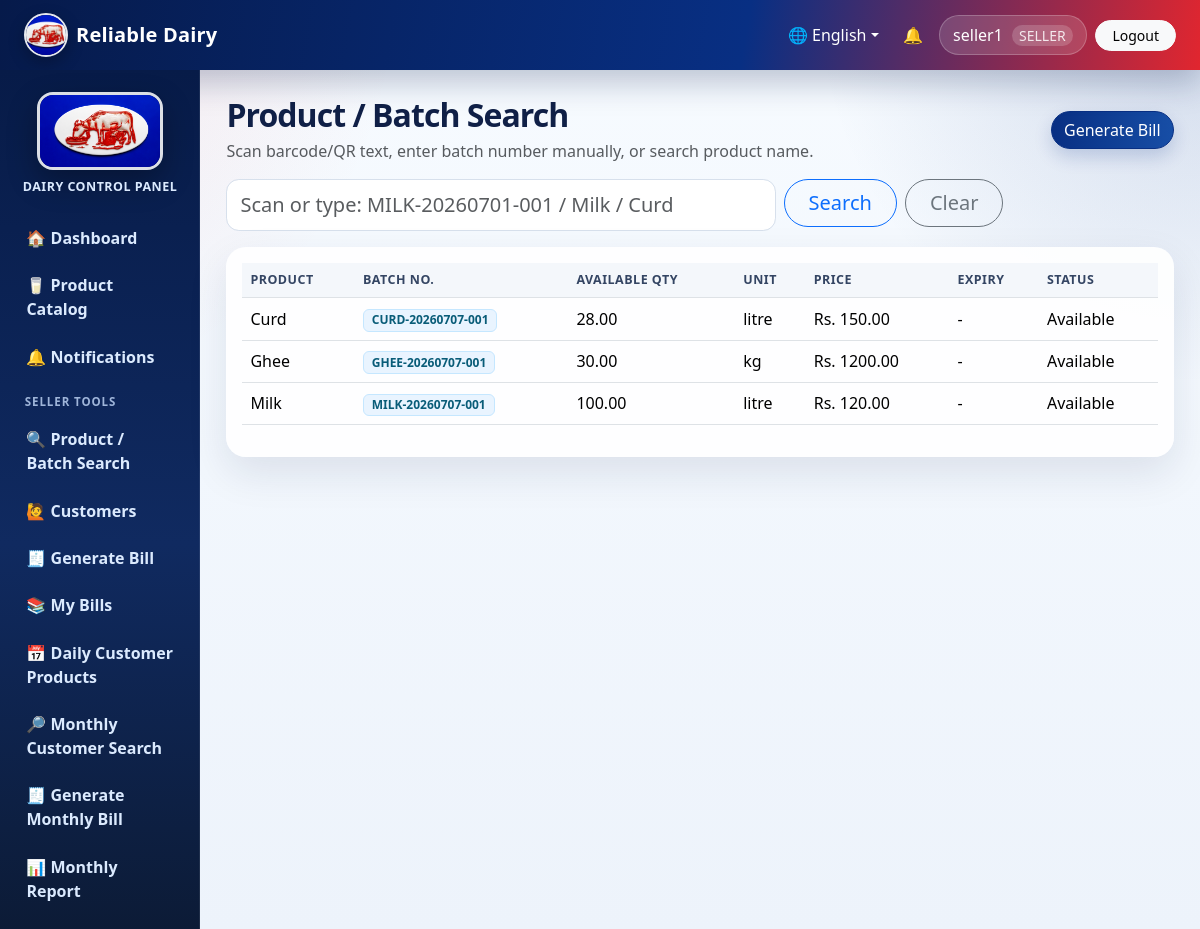
The app's page /batch-search/ (signed in) with its own data.
### core/models.py (models this page shows, shortened)
class DairyProfile(models.Model):
    name = models.CharField(max_length=150, default='Reliable Dairy')
    address = models.CharField(max_length=255, blank=True)
    pan_number = models.CharField(max_length=50, blank=True)
    contact_number = models.CharField(max_length=30, blank=True)
    email = models.EmailField(blank=True)
    logo_url = models.URLField(blank=True, help_text='Optional URL/path to logo')
    bill_header = models.CharField(max_length=255, blank=True)
    bill_footer = models.CharField(max_length=255, blank=True)
    terms_conditions = models.TextField(blank=True)
    updated_at = models.DateTimeField(auto_now=True)
    @classmethod
    def get_solo(cls):
        obj, _ = cls.objects.get_or_create(pk=1)
        return obj

class UserProfile(models.Model):
    user = models.OneToOneField(User, on_delete=models.CASCADE, related_name='profile')
    role = models.CharField(max_length=20, choices=Role.choices, default=Role.CUSTOMER)
    phone = models.CharField(max_length=30, blank=True)
    address = models.CharField(max_length=255, blank=True)

class ProductBatch(models.Model):
    class Status(models.TextChoices):
        AVAILABLE = 'AVAILABLE', 'Available'
        SOLD = 'SOLD', 'Sold'
        EXPIRED = 'EXPIRED', 'Expired'
    batch_number = models.CharField(max_length=80, unique=True, editable=False)
    product = models.ForeignKey(Product, on_delete=models.PROTECT, related_name='batches')
    received_date = models.DateField(default=timezone.localdate)
    quantity_received = models.DecimalField(max_digits=12, decimal_places=2)
    available_quantity = models.DecimalField(max_digits=12, decimal_places=2)
    expiry_date = models.DateField(blank=True, null=True)
    status = models.CharField(max_length=20, choices=Status.choices, default=Status.AVAILABLE)
    created_by = models.ForeignKey(User, on_delete=models.SET_NULL, blank=True, null=True)
    created_at = models.DateTimeField(auto_now_add=True)
    class Meta:
        ordering = ['-received_date', 'product__name']

class Product(models.Model):
    name = models.CharField(max_length=120)
    code = models.CharField(max_length=30, unique=True)
    unit = models.ForeignKey(Unit, on_delete=models.PROTECT)
    selling_price = models.DecimalField(max_digits=12, decimal_places=2)
    cost_price = models.DecimalField(max_digits=12, decimal_places=2, default=Decimal('0.00'))
    category = models.CharField(max_length=80, blank=True)
    low_stock_threshold = models.DecimalField(max_digits=12, decimal_places=2, default=Decimal('5.00'))
    active = models.BooleanField(default=True)
    class Meta:
        ordering = ['name']

class Unit(models.Model):
    name = models.CharField(max_length=50, unique=True)
    short_form = models.CharField(max_length=20)
    used_for = models.CharField(max_length=150, blank=True)
    class Meta:
        ordering = ['name']

### core/views.py (the view)
# urls.py: path('batch-search/', views.batch_search, name='batch_search'),
@seller_required
def batch_search(request):
    query = request.GET.get('q', '')
    batches = ProductBatch.objects.filter(status=ProductBatch.Status.AVAILABLE, available_quantity__gt=0).select_related('product', 'product__unit')
    if query:
        batches = batches.filter(batch_number__icontains=query) | ProductBatch.objects.filter(product__name__icontains=query, status=ProductBatch.Status.AVAILABLE, available_quantity__gt=0).select_related('product', 'product__unit')
    return render(request, 'core/batch_search.html', {'batches': batches, 'query': query})

### core/templates/core/batch_search.html
{% extends 'core/base.html' %}
{% block content %}
<div class="d-flex flex-wrap justify-content-between align-items-center gap-2 mb-3">
    <div><h2 class="mb-1">Product / Batch Search</h2><p class="text-muted mb-0">Scan barcode/QR text, enter batch number manually, or search product name.</p></div>
    <a class="btn btn-primary rounded-pill" href="{% url 'sale_create' %}">Generate Bill</a>
</div>
<form class="row g-2 mb-3" method="get">
    <div class="col-md-7"><input class="form-control form-control-lg" name="q" value="{{ query }}" placeholder="Scan or type: MILK-20260701-001 / Milk / Curd"></div>
    <div class="col-md-auto"><button class="btn btn-outline-primary btn-lg rounded-pill px-4">Search</button></div>
    <div class="col-md-auto"><a class="btn btn-outline-secondary btn-lg rounded-pill px-4" href="{% url 'batch_search' %}">Clear</a></div>
</form>
<div class="card card-stat"><div class="card-body table-responsive"><table class="table table-hover align-middle">
<thead><tr><th>Product</th><th>Batch No.</th><th>Available Qty</th><th>Unit</th><th>Price</th><th>Expiry</th><th>Status</th></tr></thead>
<tbody>{% for b in batches %}<tr><td>{{ b.product.name }}</td><td><span class="badge badge-soft">{{ b.batch_number }}</span></td><td>{{ b.available_quantity }}</td><td>{{ b.product.unit.short_form }}</td><td>Rs. {{ b.product.selling_price }}</td><td>{{ b.expiry_date|default:'-' }}</td><td>{{ b.get_status_display }}</td></tr>{% empty %}<tr><td colspan="7">No available batch found.</td></tr>{% endfor %}</tbody>
</table></div></div>
{% endblock %}

### core/templates/core/base.html (shortened to what this page needs)
{% load static %}
<!doctype html>
<html lang="{{ current_language|default:'en' }}">
<head>
    <link href="https://cdn.jsdelivr.net/npm/bootstrap@5.3.3/dist/css/bootstrap.min.css" rel="stylesheet">
    <link href="{% static 'css/app.css' %}" rel="stylesheet">
</head>
<body>
<nav class="navbar navbar-expand-lg app-navbar no-print">
    <div class="container-fluid px-3 px-lg-4">
        <a class="navbar-brand d-flex align-items-center gap-2" href="{% url 'dashboard' %}">
            <img src="{{ site_logo_url }}" alt="Logo" class="brand-logo">
            <span>{{ dairy_profile.name|default:'Dairy Management System' }}</span>
        </a>
        <div class="collapse navbar-collapse" id="topNav">
            <ul class="navbar-nav ms-auto align-items-lg-center gap-lg-2">
                <li class="nav-item dropdown">
                    <a class="nav-link dropdown-toggle text-white" href="#" role="button" data-bs-toggle="dropdown">🌐 {% if current_language == 'ne' %}नेपाली{% else %}English{% endif %}</a>
                </li>
                {% if user.is_authenticated %}
                    <li class="nav-item"><a class="nav-link text-white position-relative" href="{% url 'notifications' %}">🔔 </a></li>
                    <li class="nav-item"><span class="nav-link user-pill">{{ user.username }} {% if current_role %}<small>{{ current_role }}</small>{% endif %}</span></li>
                    <li class="nav-item"><a class="btn btn-light btn-sm rounded-pill px-3" href="{% url 'logout' %}">{{ L.logout }}</a></li>
                {% endif %}
            </ul>
        </div>
    </div>
</nav>
<div class="container-fluid page-shell">
    <div class="row g-0">
        {% if user.is_authenticated %}
        <aside class="col-md-3 col-lg-2 sidebar no-print">
            <div class="sidebar-logo text-center">
                <img src="{{ bill_logo_url }}" alt="Dairy Logo" class="sidebar-image">
                <div class="sidebar-title">Dairy Control Panel</div>
            </div>
            <a href="{% url 'dashboard' %}">🏠 {{ L.dashboard }}</a>
            <a href="{% url 'product_catalog' %}">🥛 {{ L.product_catalog }}</a>
            <a href="{% url 'notifications' %}">🔔 {{ L.notifications }} {% if unread_notifications %}<span class="badge bg-danger ms-1">{{ unread_notifications }}</span>{% endif %}</a>
            {% if current_role == Role.ADMIN %}
                <div class="sidebar-section">{{ L.administration }}</div>
                <a href="{% url 'dairy_profile' %}">🏢 {{ L.dairy_profile }}</a>
                <a href="{% url 'user_list' %}">👥 {{ L.users }}</a>
                <a href="{% url 'shop_list' %}">🏬 {{ L.shops }}</a>
                <a href="{% url 'unit_list' %}">⚖️ {{ L.units }}</a>
                <a href="{% url 'product_list' %}">🥛 {{ L.products }}</a>
                <a href="{% url 'receiving_list' %}">📦 {{ L.daily_receiving }}</a>
                <a href="{% url 'customer_list' %}">🙋 {{ L.customers }}</a>
                <a href="{% url 'payment_list' %}">💳 {{ L.payments }}</a>
                <a href="{% url 'fiscal_year_list' %}">📅 Fiscal Years</a>
                <a href="{% url 'bill_template_list' %}">🧾 {{ L.bill_format }}</a>
                <a href="{% url 'system_settings' %}">⚙️ {{ L.system_settings }}</a>
                <div class="sidebar-section">{{ L.sales_reports }}</div>
                <a href="{% url 'sale_list' %}">🧾 {{ L.bills_sales }}</a>
                <a href="{% url 'daily_customer_entries' %}">📅 Daily Customer Products</a>
                <a href="{% url 'monthly_customer_search' %}">🔎 Monthly Customer Search</a>
                <a href="{% url 'monthly_bill_create' %}">🧾 Generate Monthly Bill</a>
                <a href="{% url 'mis_reports' %}">📊 {{ L.mis_reports }}</a>
                <a href="{% url 'sales_report' %}">📈 {{ L.sales_report }}</a>
                <a href="{% url 'stock_report' %}">📦 {{ L.stock_report }}</a>
                <a href="{% url 'audit_logs' %}">🕘 {{ L.activity_logs }}</a>
                <a href="{% url 'backup_restore' %}">💾 {{ L.backup_restore }}</a>
            {% elif current_role == Role.SELLER %}
                <div class="sidebar-section">{{ L.seller_tools }}</div>
                <a href="{% url 'batch_search' %}">🔍 {{ L.product_search }}</a>
                <a href="{% url 'customer_list' %}">🙋 {{ L.customers }}</a>
                <a href="{% url 'sale_create' %}">🧾 {{ L.generate_bill }}</a>
                <a href="{% url 'sale_list' %}">📚 {{ L.my_bills }}</a>
                <a href="{% url 'daily_customer_entries' %}">📅 Daily Customer Products</a>
                <a href="{% url 'monthly_customer_search' %}">🔎 Monthly Customer Search</a>
                <a href="{% url 'monthly_bill_create' %}">🧾 Generate Monthly Bill</a>
                <a href="{% url 'mis_reports' %}?type=monthly_sales">📊 Monthly Report</a>
            {% else %}
                <div class="sidebar-section">{{ L.customer }}</div>
                <a href="{% url 'customer_dashboard' %}">🧾 {{ L.my_profile_bills }}</a>
                <a href="{% url 'customer_profile' %}">🙋 {{ L.dairy_profile }}</a>
                <a href="{% url 'change_password' %}">🔐 {{ L.change_password }}</a>
            {% endif %}
        </aside>
        <main class="col-md-9 col-lg-10 main-content">
        {% else %}
        <main class="col-12 main-content login-main">
        {% endif %}
            {% block content %}{% endblock %}
        </main>
    </div>
</div>
</body>
</html>

### static/css/app.css (style rules this page uses)
:root { --nav-blue: #082f83; --nav-blue-2: #061a4a; --accent-red: #e1262f; --accent-red-dark: #b71924; --soft-blue: #eef5ff; --text-dark: #172033; --muted: #64748b; --card-shadow: 0 16px 40px rgba(15, 30, 65, .10); }
* { box-sizing: border-box; }
body { min-height: 100vh; background: radial-gradient(circle at top left, rgba(225,38,47,.10), transparent 25rem), radial-gradient(circle at top right, rgba(8,47,131,.16), transparent 24rem), linear-gradient(180deg, #f7fbff 0%, #edf3fb 100%); color: var(--text-dark); }
.app-navbar { background: linear-gradient(100deg, var(--nav-blue-2), var(--nav-blue) 62%, var(--accent-red)); box-shadow: 0 12px 32px rgba(6,26,74,.25); }
.navbar-brand { color: #fff !important; font-weight: 800; letter-spacing: .2px; }
.brand-logo { width: 44px; height: 44px; object-fit: cover; border-radius: 50%; border: 2px solid rgba(255,255,255,.9); box-shadow: 0 6px 16px rgba(0,0,0,.25); }
.user-pill { color: #fff !important; background: rgba(255,255,255,.14); border: 1px solid rgba(255,255,255,.22); border-radius: 999px; padding: .45rem .85rem !important; }
.user-pill small { opacity: .88; margin-left: .3rem; background: rgba(255,255,255,.20); padding: .08rem .45rem; border-radius: 999px; }
.page-shell { padding: 0; }
.sidebar { min-height: calc(100vh - 70px); background: linear-gradient(180deg, #071b48, #102a60 55%, #0c1b36); padding: 1rem .7rem; position: sticky; top: 0; overflow-y: auto; box-shadow: inset -1px 0 0 rgba(255,255,255,.08); }
.sidebar-logo { padding: .35rem .35rem 1rem; }
.sidebar-image { width: 126px; height: 78px; object-fit: cover; border-radius: 1rem; border: 3px solid rgba(255,255,255,.86); box-shadow: 0 12px 30px rgba(0,0,0,.30); }
.sidebar-title { color: #dbeafe; font-size: .78rem; font-weight: 700; letter-spacing: .04em; margin-top: .55rem; text-transform: uppercase; }
.sidebar-section { color: #9fb5d9; font-size: .72rem; font-weight: 800; letter-spacing: .08em; padding: .75rem .85rem .25rem; text-transform: uppercase; }
.sidebar a { color: #dbeafe; display: block; padding: .66rem .85rem; text-decoration: none; border-radius: .8rem; margin: .14rem .1rem; font-weight: 650; transition: all .18s ease; }
.main-content { padding: 1.65rem; }
.page-title, h2 { font-weight: 850; letter-spacing: -.03em; color: #102047; }
.card-stat, .app-card { border: 0; border-radius: 1.25rem; background: rgba(255,255,255,.92); box-shadow: var(--card-shadow); overflow: hidden; }
.card-stat .card-body { position: relative; }
.table { --bs-table-bg: transparent; }
.table thead th { white-space: nowrap; color: #344563; font-size: .78rem; text-transform: uppercase; letter-spacing: .04em; background: #f4f7fb; }
.table tbody td { vertical-align: middle; }
.badge-soft { background: #e9f4ff; color: #095c78; border: 1px solid #c5e7ff; }
.btn-primary { background: linear-gradient(90deg, var(--nav-blue), #174ea6); border-color: var(--nav-blue); box-shadow: 0 8px 18px rgba(8,47,131,.18); }
.form-control, .form-select { border-radius: .8rem; border-color: #d7e0ec; padding: .62rem .82rem; }

### records on screen
DairyProfile: name "Reliable Dairy"
UserProfile: role "SELLER"
ProductBatch: product.name "Curd", batch_number "CURD-20260707-001", available_quantity "28.00", product.unit.short_form "litre", product.selling_price "150.00", expiry_date "-", status "Available"
ProductBatch: product.name "Ghee", batch_number "GHEE-20260707-001", available_quantity "30.00", product.unit.short_form "kg", product.selling_price "1200.00", expiry_date "-", status "Available"
ProductBatch: product.name "Milk", batch_number "MILK-20260707-001", available_quantity "100.00", product.unit.short_form "litre", product.selling_price "120.00", expiry_date "-", status "Available"

### other values on screen
{{ user.username }} "seller1"
{{ L.logout }} "Logout"
{{ L.dashboard }} "Dashboard"
{{ L.product_catalog }} "Product Catalog"
{{ L.notifications }} "Notifications"
{{ L.seller_tools }} "SELLER TOOLS"
{{ L.product_search }} "Product / Batch Search"
{{ L.customers }} "Customers"
{{ L.generate_bill }} "Generate Bill"
{{ L.my_bills }} "My Bills"
